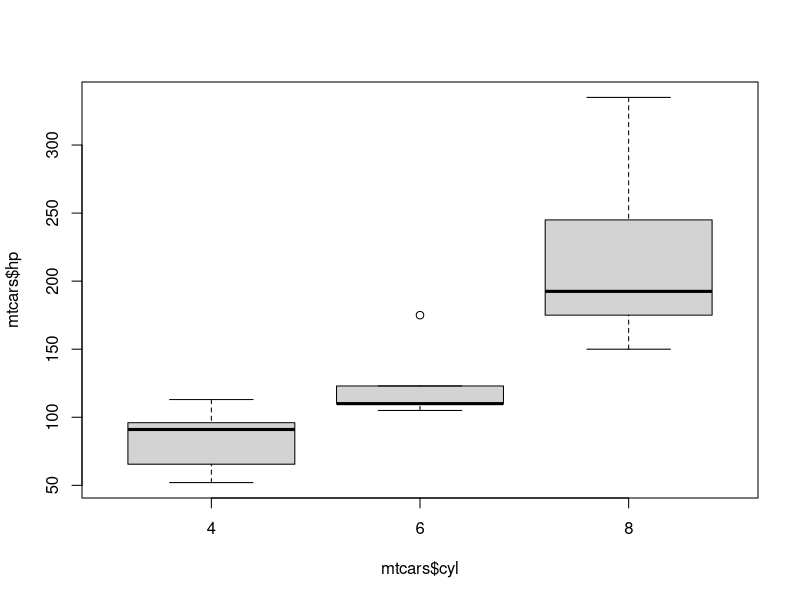
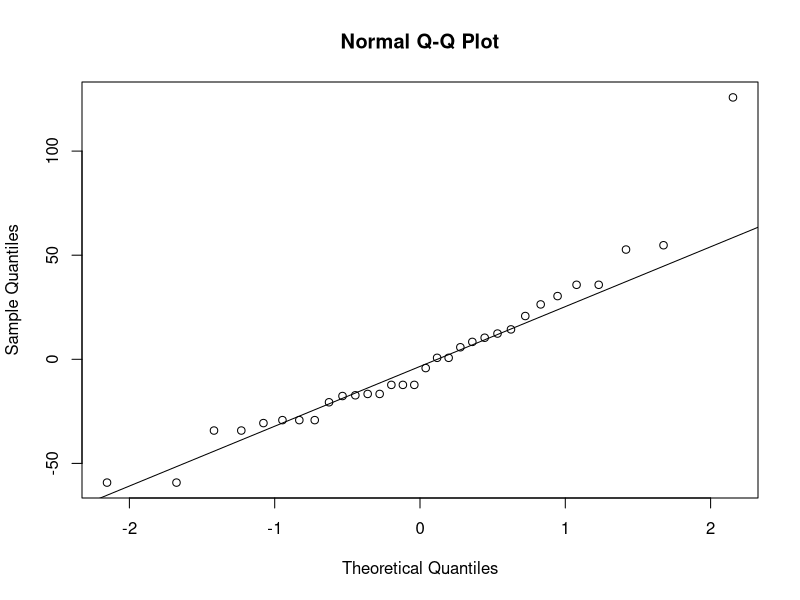
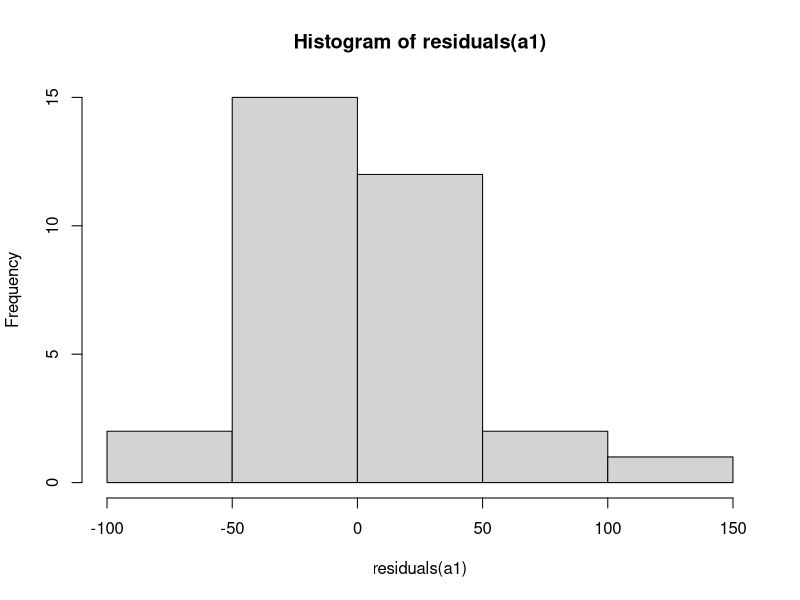
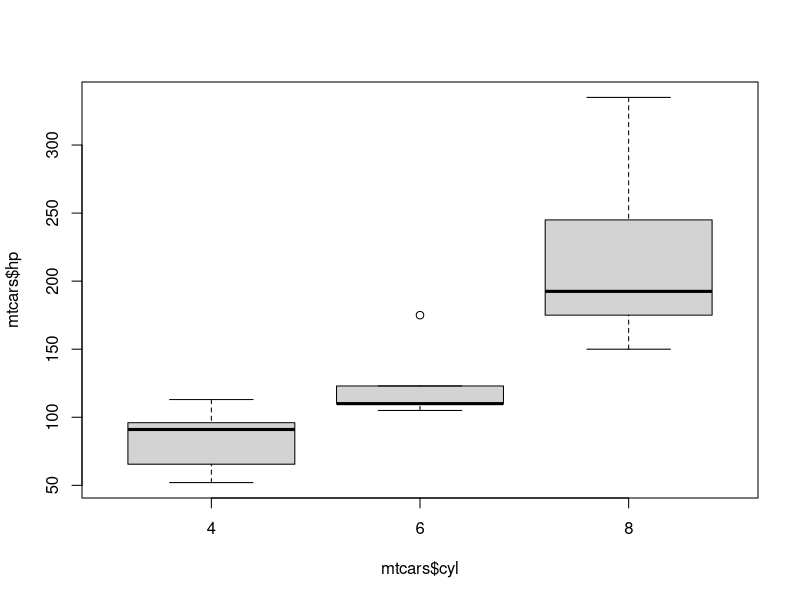
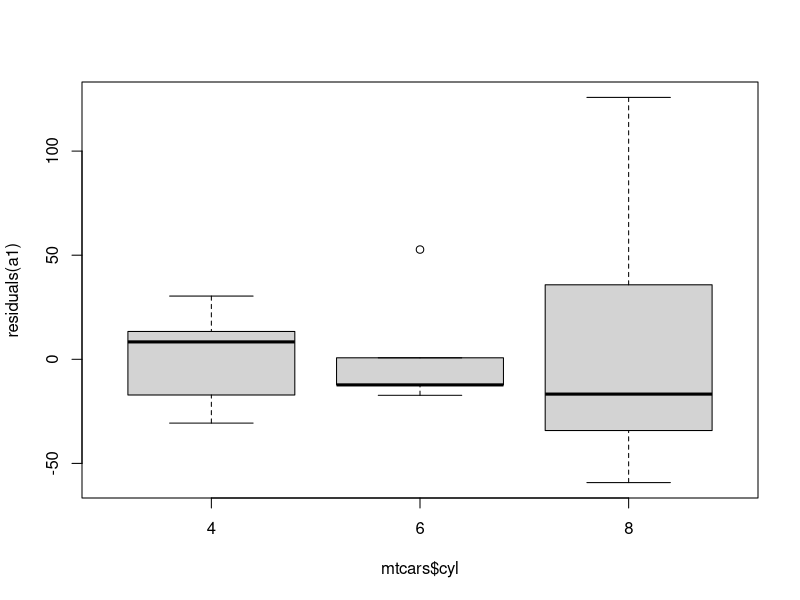
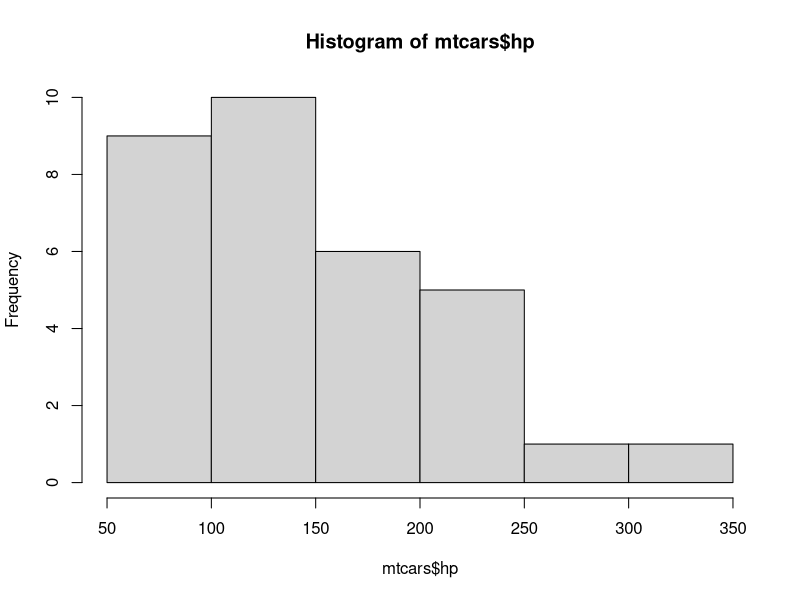
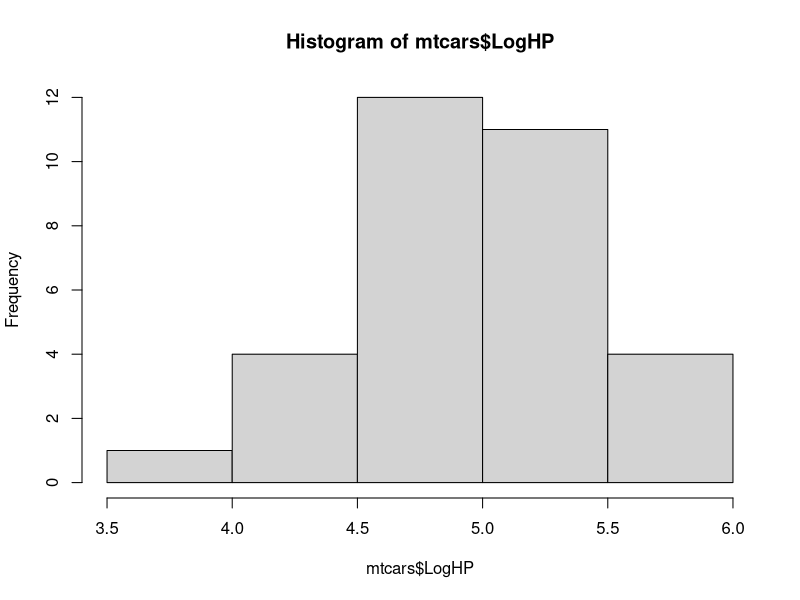
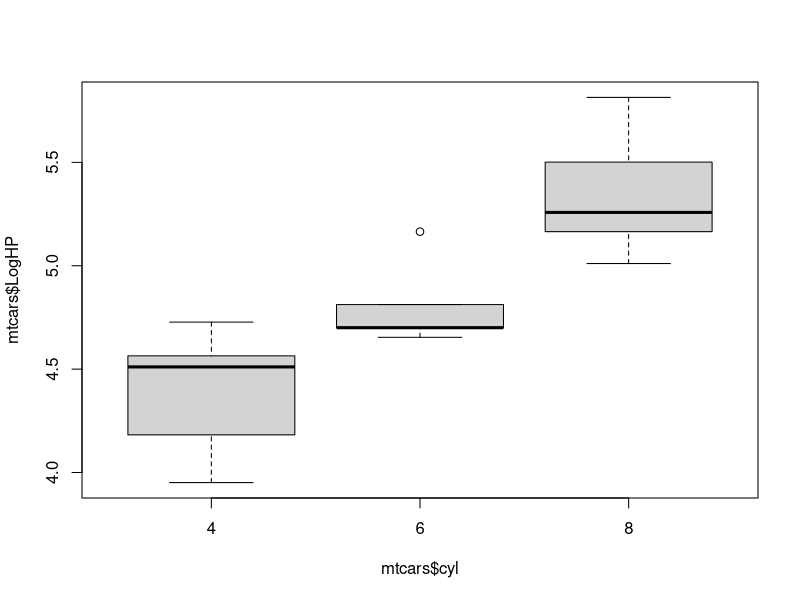

Write R code to recreate these figures, in order.
## ---- chunk 1
data(mtcars)
## ---- chunk 2
boxplot(mtcars$hp~mtcars$cyl)
## ---- chunk 3
grand.mean <- mean(mtcars$hp)
grand.mean
## ---- chunk 4
group.means <- tapply(mtcars$hp,mtcars$cyl,mean)
group.means
## ---- chunk 5
mtcars$group.means <- group.means[match(mtcars$cyl,names(group.means))]
head(mtcars)
## ---- chunk 6
mtcars$SquDevTotal <- (mtcars$hp - grand.mean)^2
sst <- sum(mtcars$SquDevTotal)
sst
## ---- chunk 7
mtcars$SquDevBetween <- (mtcars$group.means - grand.mean)^2
ssb <- sum(mtcars$SquDevBetween)
ssb
## ---- chunk 8
mtcars$SquDevWithin <- (mtcars$hp - mtcars$group.means)^2
ssw <- sum(mtcars$SquDevWithin)
ssw
## ---- chunk 9
N = nrow(mtcars)
K = length(unique(mtcars$cyl))
df.total <- N - 1
df.between <- K - 1
df.within <- N - K
df.total
df.between
df.within
## ---- chunk 10
sst == ssb + ssw
df.total == df.between + df.within
## ---- chunk 11
msb <- ssb/df.between
msw <- ssw/df.within
msb
msw
## ---- chunk 12
f <- msb/msw
f
## ---- chunk 13
P <- pf(q = f,df1 = df.between,df2 = df.within,lower.tail = FALSE)
P
## ---- chunk 14
mtcars$cyl <- factor(mtcars$cyl)
## ---- chunk 15
a1 <- aov(mtcars$hp~mtcars$cyl)
summary(a1)
## ---- chunk 16
qqnorm(residuals(a1))
qqline(residuals(a1))
hist(residuals(a1))
## ---- chunk 17
boxplot(mtcars$hp~mtcars$cyl)
## ---- chunk 18
boxplot(residuals(a1)~mtcars$cyl)
## ---- chunk 19
hist(mtcars$hp)
## ---- chunk 20
mtcars$LogHP <- log(mtcars$hp)
hist(mtcars$LogHP)
## ---- chunk 21
boxplot(mtcars$LogHP~mtcars$cyl)
## ---- chunk 22
a2 <- aov(mtcars$LogHP~mtcars$cyl)
summary(a2)
## ---- chunk 23
qqnorm(residuals(a2)); qqline(residuals(a2))
hist(residuals(a2))
boxplot(residuals(a2)~mtcars$cyl)
